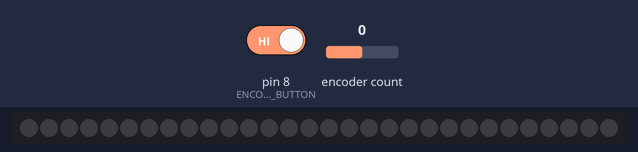
This sketch was run on a simulated Arduino Uno, built with avr-gcc and run on an emulated ATmega328P. On the bench: 30 RGB LEDs in strip order, left to right. Inputs (shaded band) come from the test bench; at power-on: pin 8 (ENCODER_BUTTON) HIGH, encoder count 0. Dim RGB values are drawn brighter than linear; the strip is taken to match the declared colour order.

Above: at 1.2 s.
1.3 s: pin 8 (ENCODER_BUTTON) driven LOW
At 1.72 s:
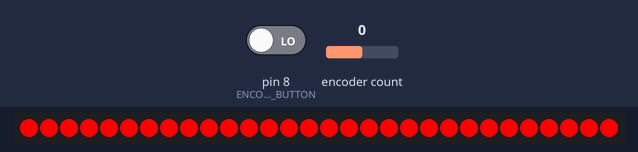
3.7 s: encoder count set to 4
At 4.24 s:
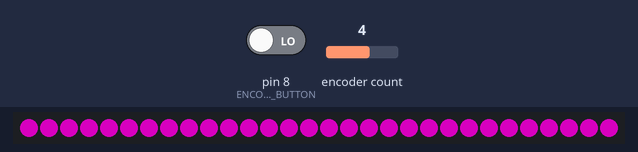
6.5 s: encoder count set to 3
At 7.3 s:
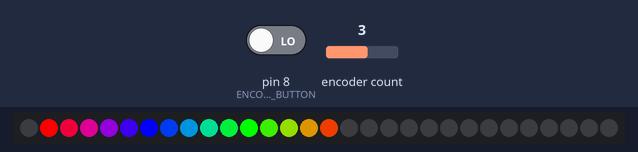
9.1 s: encoder count set to 7
At 9.3 s:
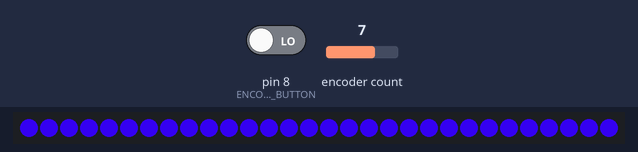
12.1 s: pin 8 (ENCODER_BUTTON) driven HIGH
At 12.5 s:
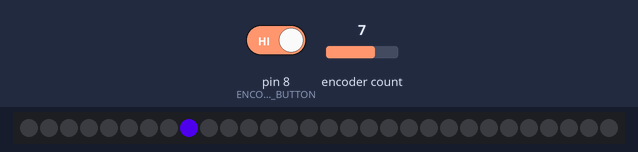

The sketch:

rotary-lights-encoder.ino
```cpp
#include <Encoder.h>
#include <Adafruit_NeoPixel.h>

const int NUM_LEDS = 30;            // number of leds in strip
const int LED_PIN = 4;             // pin for led strip
const int BRIGHTNESS = 255;        // brightness of all leds
const int WHEEL_SIZE = 256;        // how many entries in the color wheel
const boolean MOVE_LIGHT = false;  // move one light around or keep all lights on
const int ENCODER_PIN_1 = 10;
const int ENCODER_PIN_2 = 9;
const int ENCODER_BUTTON = 8;

Adafruit_NeoPixel strip = Adafruit_NeoPixel(NUM_LEDS, LED_PIN, NEO_RGB + NEO_KHZ800);
Encoder encoder(ENCODER_PIN_1, ENCODER_PIN_2);
int mode = 0;
long lastPush = 0;
int autoPosition = 0;

void initializeToBlack() {
  for (int i =0; i < NUM_LEDS; i++) {
   strip.setPixelColor(i, 0);
  }
}

void setup() {
  Serial.begin(9600);
  pinMode(ENCODER_BUTTON, INPUT);
  digitalWrite(ENCODER_BUTTON, HIGH); //turn pullup resistor on

  strip.begin();
  initializeToBlack();
  strip.show();
}

long normalize(long value, long radix) {
  long rval = value % radix;
  if (rval < 0) return radix + rval;
  else return rval;
}

void loop() {
  int button= digitalRead(ENCODER_BUTTON);
  if (button == 0) {
    if ((millis() - lastPush) > 250) {
      lastPush = millis();
      mode++;
      if (mode > 4) mode = 0;
    }
  }
  long knobValue = encoder.read() / 2;

  long ledPosition = normalize(knobValue, NUM_LEDS);
  long colorValue = normalize(knobValue * 5, WHEEL_SIZE);
  long sleepValue = abs(knobValue) % 500;

  switch(mode) {
  // off
  case 0: initializeToBlack();
          break;
  // knob moves led
  case 1: initializeToBlack();
          strip.setPixelColor(ledPosition, colorWheel(BRIGHTNESS, colorValue));
          break;
  // all on, knob makes rainbow
  case 2: for (int i =0; i < NUM_LEDS; i++) {
            strip.setPixelColor(i, colorWheel(BRIGHTNESS, colorValue));
          }
          break;
  // one auto moving light, knob adjusts speed
  case 3:
          delay(sleepValue);
          initializeToBlack();

          strip.setPixelColor(autoPosition, colorWheel(BRIGHTNESS, autoPosition * (WHEEL_SIZE / NUM_LEDS)));
          autoPosition++;
          if (autoPosition >= NUM_LEDS) {
            autoPosition = 0;
          }
          break;
  // slug of rainbow auto moving lights, knob adjusts speed
  case 4:
          const int SLUG_SIZE = 15;

          delay(sleepValue);
          initializeToBlack();

          for (int i = 0; i < SLUG_SIZE; i++) {
            strip.setPixelColor((i + autoPosition) % NUM_LEDS, colorWheel(BRIGHTNESS, i * (WHEEL_SIZE / SLUG_SIZE)));
          }

          autoPosition++;
          if (autoPosition >= NUM_LEDS) {
            autoPosition = 0;
          }
          break;
  }
  strip.show();
}

// given a wheel position in 0-255 range
// return a rainbow color adjusted by intensity 0 to 1.0
uint32_t colorWheel(float intensity, byte wheelPos)
{
  const int WHEEL_THIRD = (WHEEL_SIZE - 1) / 3;

  if (intensity < 0.0 ) intensity = 0.0;
  if (intensity > 1.0) intensity = 1.0;

  // as wheelPos progresses from 0 to 255 once, colorIndex should progress from 0 to 255 3 times
  // find out position in current third of wheel then multiple by 3 to get full color value
  byte colorIndex = (wheelPos % WHEEL_THIRD) * 3;

  int fadeColor = (255 - colorIndex) * intensity;  // color going down
  int increaseColor = colorIndex * intensity;    // color going up

  switch (wheelPos / WHEEL_THIRD) {
    case 0:    // first third of the wheel, red fading, no green, blue increasing
      return Adafruit_NeoPixel::Color(fadeColor, 0, increaseColor);
      break;
    case 1:    // second third of the wheel no red, green increasing, blue fading
      return Adafruit_NeoPixel::Color(0, increaseColor, fadeColor);
      break;

    case 2:    // last third of the wheel, red increasing, green fading, no blue
      return Adafruit_NeoPixel::Color(increaseColor, fadeColor, 0);
      break;
  }
}
```

Measured:
- after the input at 1.3 s, the LEDs: first change at once (image 1 shows a later state)
- after the input at 3.7 s, the LEDs: first change after 0.12 s (image 2 shows a later state)
- after the input at 6.5 s, the LEDs: first change at once (image 3 shows a later state)
- after the input at 9.1 s, the LEDs: change at once (image 4)
